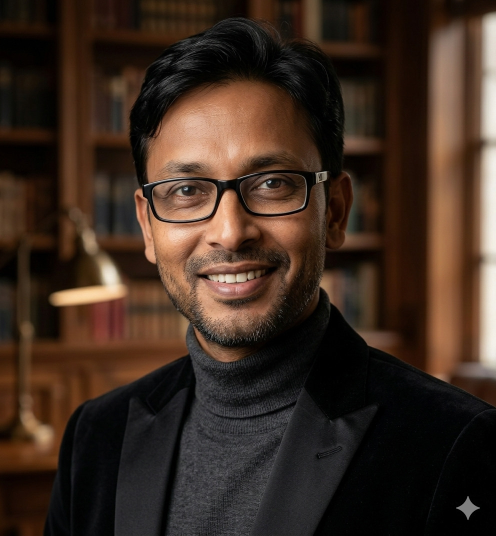
#> input picture sudip-das-portrait.jpg, 992 x 1072 px (shown at 1/2 size)
$ python render-portfolio-intro.py
#> lines starting #> are read from the running program, lines starting #| are printed output that depends on the picture
#!/usr/bin/env python3
"""Original v2.1, self-contained, offline 1280x720 portfolio introduction.
Content is sourced from approved public sudip-das-frontend portfolio copy.
No private CV details, external music, proprietary logos, or network access.
Usage: python portfolio_intro_render.py [--seconds 44] [--fps 24]
"""
import math, os, random, argparse, subprocess, time, json, wave
from pathlib import Path
import numpy as np
from PIL import Image, ImageDraw, ImageFont, ImageFilter, ImageOps
from scipy.signal import butter, sosfilt

ap=argparse.ArgumentParser();ap.add_argument('--seconds',type=float,default=44.0);ap.add_argument('--fps',type=int,default=24);ap.add_argument('--out',default='/mnt/data/sudip-das-professional-introduction-720p.mp4');args=ap.parse_args()
OUT=Path(args.out);OUT.parent.mkdir(parents=True,exist_ok=True)
W,H=1280,720;FPS=args.fps;DUR=args.seconds
FONTROOT='/usr/share/fonts/opentype/inter'
FONTB=FONTROOT+'/InterDisplay-Bold.otf';FONTR=FONTROOT+'/InterDisplay-Regular.otf';FONTL=FONTROOT+'/InterDisplay-Light.otf'
if not Path(FONTR).exists():FONTR='/usr/share/fonts/truetype/dejavu/DejaVuSans.ttf'
if not Path(FONTB).exists():FONTB='/usr/share/fonts/truetype/dejavu/DejaVuSans-Bold.ttf'
SERIF='/usr/share/fonts/truetype/dejavu/DejaVuSerif.ttf'
def ft(px,bold=False,serif=False):return ImageFont.truetype(SERIF if serif else (FONTB if bold else FONTR),px)
F={n:ft(n) for n in [14,15,16,17,18,19,20,21,22,23,24,26,28,30,32,34,36,40,45,48,50,52,54,56,61,64,68,70,74,78,80,88,96,105]}
FB={n:ft(n,True) for n in F};FS={n:ft(n,serif=True) for n in [40,45,50,54,61,64,68,70,74,78,80,88,96,105]}
TEAL=(97,235,214);WARM=(241,182,134);INK=(229,244,245);DIM=(151,181,193);PURPLE=(155,150,251)
def rgb(c,a=255):return tuple(c)+(a,)
def clamp(v,a=0,b=1):return max(a,min(b,v))
def ease(x):x=clamp(x);return x*x*(3-2*x)
def out(x):return 1-(1-clamp(x))**3
def fade_window(local,total):return ease(local/.55)*ease((total-local)/.65)
def lerp(a,b,p):return a+(b-a)*p

# [5 lines left out: function fontfit, not called in this run]

def text(draw,xy,s,font=F[24],fill=INK,anchor=None,stroke=0):
 draw.text(tuple(map(int,xy)),s,font=font,fill=fill,anchor=anchor,stroke_width=stroke,stroke_fill=(2,12,24) if stroke else None)

def roundbox(draw,rect,radius=20,fill=(15,36,50,245),outline=(69,119,137,255),width=2):
 draw.rounded_rectangle(tuple(int(x) for x in rect),radius=int(radius),fill=fill,outline=outline,width=width)

def line(draw,points,color=TEAL,width=2):draw.line([(int(x),int(y)) for x,y in points],fill=color,width=width,joint='curve')

# [4 lines left out: function glow_circle, not called in this run]

# Native-resolution, precomputed gradient per scene; compositing stays 720p.
ys=np.arange(H,dtype=np.float32)[:,None,None];xs=np.arange(W,dtype=np.float32)[None,:,None]
basegrad=np.broadcast_to((xs/W)*1.0,(H,W,1))
backgrounds=[]
for s in range(9):
 theme=[(6,17,32),(9,25,39),(12,22,40),(7,23,36),(7,22,38),(16,20,44),(8,27,40),(12,24,37),(7,23,32)][s]
 right=[(23,54,68),(20,56,69),(24,39,64),(18,47,59),(20,45,65),(39,34,69),(15,57,63),(33,43,58),(20,54,61)][s]
 t=np.minimum(1.0,((xs/W)*.77+(ys/H)*.23))
 x=np.zeros((H,W,3),dtype=np.uint8)
 for k in range(3):x[:,:,k]=(theme[k]*(1-t[:,:,0])+right[k]*t[:,:,0]).astype(np.uint8)
 xx=(xs-W*(.77 if s%2==0 else .22))/W;yy=(ys-H*.37)/H
 light=np.exp(-((xx**2)*8+(yy**2)*7))[...,0]
 x=np.clip(x+light[...,None]*np.array([7.,17.,22.]),0,255).astype(np.uint8)
 backgrounds.append(Image.fromarray(x,'RGB').convert('RGBA'))

# The same approved portrait shown on the public website makes the film
# recognisably personal. Optional for reproducing outside this repository.
public_portrait=Path(__file__).resolve().parent.parent/'sudip-das-portrait.jpg'
PORTRAIT_MEDALLION=None
if public_portrait.is_file():
 try:
  portrait=Image.open(public_portrait).convert('RGB')
#> portrait is the input picture: PIL image 992x1072 RGB; mean R, G, B 61.1, 44, 33.1
  portrait=ImageOps.fit(portrait,(214,214),method=Image.Resampling.LANCZOS,centering=(.5,.31))
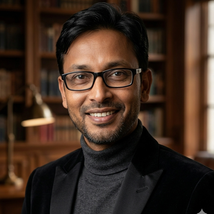
#> portrait: PIL image 214x214 RGB; mean R, G, B 63.9, 45.8, 34.3
  mask=Image.new('L',(214,214),0)
#> mask: PIL image 214x214 L; every value is 0
  md=ImageDraw.Draw(mask);md.ellipse((3,3,210,210),fill=255)
  edge=Image.new('RGBA',(214,214),(0,0,0,0))
#> edge: PIL image 214x214 RGBA; every value is 0
  edge.paste(portrait,(0,0),mask)
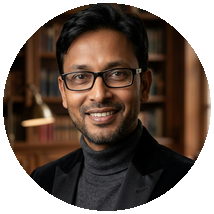
#> edge: PIL image 214x214 RGBA; mean R, G, B, A 50.2, 35.4, 26.2, 188.9; transparent parts drawn white
  PORTRAIT_MEDALLION=edge
 except (OSError,ValueError) as exc:
  print('Portrait unavailable for optional first-scene montage:',str(exc),flush=True)

rng=random.Random(2309)
particles=[(rng.randrange(W),rng.randrange(H),rng.choice([1,1,1,2]),rng.uniform(.18,.95),rng.uniform(.05,.36)) for _ in range(88)]

# [134 lines left out: functions bg_scene, art_orbit, art_world, art_people, art_system, art_linux and 4 more, not called in this run]

scenes=[
 (0,4.8,'01 / THE INTRODUCTION','TECHNOLOGY','WITH PURPOSE','Sudip Das  ·  Technology professional & independent builder',art_orbit),
 (4.8,10.0,'02 / THE FOUNDATION','ENTERPRISE IT.','HUMAN CLARITY.','CRM platforms  ·  Global technical support  ·  Systems',art_world),
 (10,15.0,'03 / THE PEOPLE','PEOPLE MAKE','THE DIFFERENCE.','Team leadership  ·  Collaboration  ·  Service delivery',art_people),
 (15,20.0,'04 / THE PRACTICE','FROM COMPLEXITY','TO CLARITY.','SQL  ·  Automation  ·  Business systems  ·  MIS',art_system),
 (20,25.3,'05 / LINUX','MAKE TECHNOLOGY','APPROACHABLE.','LinWin  ·  Tux Steward   |   Public projects in development',art_linux),
 (25.3,30.4,'06 / CREATIVE TECHNOLOGY','IMAGINATION,','IN MOTION.','iVivid  ·  Animation Studio   |   Creative tools and workflows',art_creative),
 (30.4,35.3,'07 / OPEN SOURCE','BUILD. SHARE.','IMPROVE.','Open-source collaboration  ·  Community-driven ideas',art_open),
 (35.3,39.8,'08 / THE STRENGTHS','SYSTEMS. SERVICE.','PEOPLE. BUILDING.','Technical depth with operational judgment and communication',art_strengths),
 (39.8,DUR,'09 / THE NEXT CHAPTER','LET’S MAKE','SOMETHING USEFUL.','Collaborate  ·  Connect  ·  Explore the projects',art_final),
]

WARM_N=(251,186,141)

# V2.1: proof details sourced from the published public portfolio; no
# fictional company claims, private history, or external media.
PUBLIC_EVIDENCE=[
 'TECHNOLOGY, BUILT FOR PEOPLE',
 '1,000+ CRM USERS SUPPORTED ACROSS REGIONS',
 'TEAMS OF 5 TO 20+',
 '200+ USERS SERVED BY A CUSTOM MIS',
 'LINUX DESKTOP AND SYSTEM TOOLS',
 'CREATIVE SOFTWARE IN DEVELOPMENT',
 'OPEN SOURCE / COMMUNITY CONTRIBUTIONS',
 'TECHNICAL DEPTH + HUMAN JUDGMENT',
 'GITHUB.COM/SUDIPDASIN'
]

# [85 lines left out: functions draw_chapter_signature, draw_title, draw_frame, not called in this run]


def make_audio(duration,filename):
 # Fully original, deterministic cinematic soundtrack synthesised from scratch:
 # wide evolving pads, piano-like pluck, bass pulse, kick, shakers, scene
 # transition swooshes and chimes. No copyrighted recordings/samples used.
#> called with duration = 44
 sr=44100;N=int(duration*sr);t=np.arange(N,dtype=np.float32)/sr
 mix=np.zeros((N,2),dtype=np.float32);rnd=np.random.default_rng(20261123)
 def add(sig,start=0,pan=0.0,gain=1.0):
  p=int(start*sr);n=min(len(sig),N-p)
  if p<0 or n<=0:return
  q=np.asarray(sig[:n],dtype=np.float32)*gain
  mix[p:p+n,0]+=q*(.75-.33*pan)
  mix[p:p+n,1]+=q*(.75+.33*pan)
 def envs(n,attack,release,hold=None):
  e=np.ones(n,dtype=np.float32)
  a=max(1,int(attack*sr));b=max(1,int(release*sr))
  e[:min(a,n)]*=np.linspace(0,1,min(a,n),dtype=np.float32)
  e[-min(b,n):]*=np.linspace(1,0,min(b,n),dtype=np.float32)
  return e
 chords=[[48,55,60,63],[44,51,56,60],[51,58,63,67],[46,53,58,62]]
 # 4 bars cyclic progression, BPM 96, each chord 5 sec approx
 bpm=96;beat=60/bpm; chord_dur=8*beat
 for ci,start in enumerate(np.arange(0,duration,chord_dur)):
  notes=chords[ci%4];length=min(chord_dur+1.1,duration-start)
  ns=int(length*sr);tt=np.arange(ns,dtype=np.float32)/sr;pad=np.zeros(ns,dtype=np.float32)
  for k,midi in enumerate(notes):
   freq=440*2**((midi-69)/12)
   phase=2*np.pi*freq*tt
   pad+=(np.sin(phase)+.19*np.sin(2*phase+.3*k)+.11*np.sin(phase*.501))*.25
  wobble=(.68+.27*np.sin(2*np.pi*.13*tt))
  pad*=wobble*envs(ns,.35,.95)
  add(pad,start,pan=(-.35 if ci%2 else .35),gain=.074)
  # soft low-end root supporting cinematic progression
  root=440*2**((notes[0]-81)/12)
  bass=(np.sin(2*np.pi*root*tt)+.15*np.sin(4*np.pi*root*tt))*envs(ns,.07,.7)
  add(bass,start,pan=0,gain=.063)
 # clear, soft arpeggios with resonant bell overtones and stereo echoes
 for step,start in enumerate(np.arange(0,duration,beat/2)):
  cid=int(start//chord_dur)%4;notes=chords[cid]
  midi=notes[[0,2,1,3,2,1,0,2][step%8]]+12
  freq=440*2**((midi-69)/12)
  ns=int(.48*sr);tt=np.arange(ns,dtype=np.float32)/sr
  tone=(np.sin(2*np.pi*freq*tt)+.23*np.sin(2*np.pi*freq*2.004*tt))
  tone*=np.exp(-tt*7.2)*(1-np.exp(-tt*150))
  add(tone,start,pan=math.sin(step*.65)*.6,gain=.073)
  if step%3==0:add(tone*.55,start+.24,pan=-math.sin(step*.65)*.6,gain=.043)
 # restrained synthetic percussion, slightly busier in project chapter
 for i,start in enumerate(np.arange(0,duration,beat)):
  ns=int(.18*sr);tt=np.arange(ns,dtype=np.float32)/sr
  f=68*np.exp(-tt*28)+44
  phase=2*np.pi*np.cumsum(f)/sr
  kick=np.sin(phase)*np.exp(-tt*34)
  add(kick,start,gain=.16 if i%4==0 else .058)
  if i%2==1:
   noise=rnd.normal(0,1,ns).astype(np.float32)*np.exp(-tt*36)
   add(noise,start,pan=(-.4 if i%4==1 else .4),gain=.025)
  # hi hat every half beat but very quiet
  for off in (0,beat*.5):
   nn=int(.065*sr);t2=np.arange(nn,dtype=np.float32)/sr
   white=rnd.normal(0,1,nn).astype(np.float32)*np.exp(-t2*80)
   add(white,start+off,pan=(-.7 if i%2 else .7),gain=.013)
 # distinct swoosh and chime at each chapter cut
 for cut in [4.8,10,15,20,25.3,30.4,35.3,39.8]:
  ns=int(.75*sr);tt=np.arange(ns,dtype=np.float32)/sr
  noise=rnd.normal(0,1,ns).astype(np.float32)
  # filtered, rising sweep; normalise and envelope
  sos=butter(3,[500,5300],fs=sr,output='sos',btype='bandpass')
  whoosh=sosfilt(sos,noise).astype(np.float32)
  whoosh/=max(.01,np.max(np.abs(whoosh)))
  whoosh*=np.sin(np.pi*np.clip(tt/.75,0,1))**2
  add(whoosh,cut-.47,pan=-.22,gain=.072)
  nn=int(1.1*sr);t2=np.arange(nn,dtype=np.float32)/sr
  chime=(np.sin(2*np.pi*880*t2)+.42*np.sin(2*np.pi*1320*t2))*np.exp(-t2*4.1)
  add(chime,cut+.04,pan=.35,gain=.036)
 # Original low-frequency sonic emblems at the opening and final invitation.
 for stamp in (0.05,39.8):
  nn=int(1.45*sr);ts=np.arange(nn,dtype=np.float32)/sr
  sweep_freq=55+110*np.exp(-ts*3.2)
  phase=2*np.pi*np.cumsum(sweep_freq)/sr
  impact=(np.sin(phase)+.2*np.sin(2*phase))*np.exp(-ts*3.1)
  add(impact,stamp,pan=0,gain=.055 if stamp<1 else .042)
 # subtle atmospheric air, gain ramps in/out
 for ch in range(2):
  noise=rnd.normal(0,1,N).astype(np.float32)
  smooth=np.convolve(noise,np.ones(22,dtype=np.float32)/22,mode='same')
  mix[:,ch]+=smooth*.007
 envelope=np.minimum(1,t/1.4)*np.minimum(1,(duration-t)/2.0)
 mix*=envelope[:,None]
 mix=np.tanh(mix*1.25)
 peak=np.max(np.abs(mix));mix=mix*(.82/max(peak,.83))
 pcm=np.asarray(mix*32767,dtype='<i2')
 with wave.open(str(filename),'wb') as wf:
  wf.setnchannels(2);wf.setsampwidth(2);wf.setframerate(sr);wf.writeframes(pcm.tobytes())
 return float(np.sqrt(np.mean(mix**2))),float(peak)

if __name__=='__main__':
 start=time.monotonic();video=OUT.with_suffix('.mute.mp4');sound=OUT.with_suffix('.sound.wav')
 print('GENERATING original music and SFX',flush=True)
#> (the run stopped early here; a loop or call above may not have finished)
